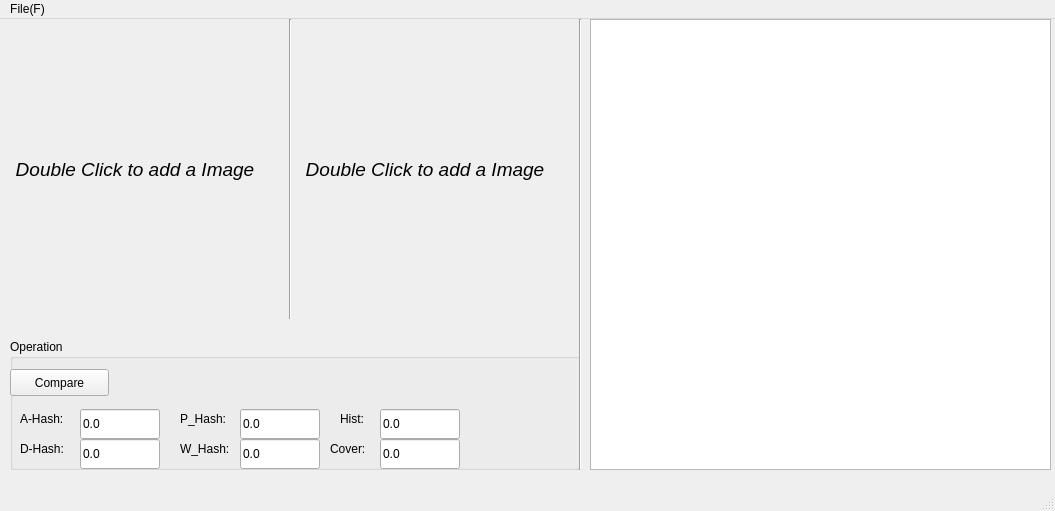
<?xml version="1.0" encoding="UTF-8"?>
<ui version="4.0">
 <class>MainWindow</class>
 <widget class="QMainWindow" name="MainWindow">
  <property name="geometry">
   <rect>
    <x>0</x>
    <y>0</y>
    <width>1055</width>
    <height>511</height>
   </rect>
  </property>
  <property name="windowTitle">
   <string>MainWindow</string>
  </property>
  <widget class="QWidget" name="centralwidget">
   <widget class="QGroupBox" name="groupBox">
    <property name="geometry">
     <rect>
      <x>10</x>
      <y>320</y>
      <width>571</width>
      <height>131</height>
     </rect>
    </property>
    <property name="title">
     <string>Operation</string>
    </property>
    <widget class="QPushButton" name="Compare_btn">
     <property name="geometry">
      <rect>
       <x>0</x>
       <y>30</y>
       <width>99</width>
       <height>27</height>
      </rect>
     </property>
     <property name="text">
      <string>Compare</string>
     </property>
    </widget>
    <widget class="QLabel" name="a_hash_lab">
     <property name="geometry">
      <rect>
       <x>10</x>
       <y>70</y>
       <width>60</width>
       <height>20</height>
      </rect>
     </property>
     <property name="text">
      <string>A-Hash:</string>
     </property>
    </widget>
    <widget class="QLabel" name="d_hash_lab">
     <property name="geometry">
      <rect>
       <x>10</x>
       <y>100</y>
       <width>60</width>
       <height>20</height>
      </rect>
     </property>
     <property name="text">
      <string>D-Hash:</string>
     </property>
    </widget>
    <widget class="QLabel" name="p_hash_lab">
     <property name="geometry">
      <rect>
       <x>170</x>
       <y>70</y>
       <width>60</width>
       <height>20</height>
      </rect>
     </property>
     <property name="text">
      <string>P_Hash:</string>
     </property>
    </widget>
    <widget class="QLabel" name="hist_lab">
     <property name="geometry">
      <rect>
       <x>330</x>
       <y>70</y>
       <width>60</width>
       <height>20</height>
      </rect>
     </property>
     <property name="text">
      <string>Hist:</string>
     </property>
    </widget>
    <widget class="QLabel" name="w_hash_lab">
     <property name="geometry">
      <rect>
       <x>170</x>
       <y>100</y>
       <width>60</width>
       <height>20</height>
      </rect>
     </property>
     <property name="text">
      <string>W_Hash:</string>
     </property>
    </widget>
    <widget class="QLineEdit" name="a_hash">
     <property name="geometry">
      <rect>
       <x>70</x>
       <y>70</y>
       <width>80</width>
       <height>30</height>
      </rect>
     </property>
     <property name="text">
      <string>0.0</string>
     </property>
    </widget>
    <widget class="QLineEdit" name="w_hash">
     <property name="geometry">
      <rect>
       <x>230</x>
       <y>100</y>
       <width>80</width>
       <height>30</height>
      </rect>
     </property>
     <property name="text">
      <string>0.0</string>
     </property>
    </widget>
    <widget class="QLineEdit" name="hist_sim">
     <property name="geometry">
      <rect>
       <x>370</x>
       <y>70</y>
       <width>80</width>
       <height>30</height>
      </rect>
     </property>
     <property name="text">
      <string>0.0</string>
     </property>
    </widget>
    <widget class="QLineEdit" name="p_hash">
     <property name="geometry">
      <rect>
       <x>230</x>
       <y>70</y>
       <width>80</width>
       <height>30</height>
      </rect>
     </property>
     <property name="text">
      <string>0.0</string>
     </property>
    </widget>
    <widget class="QLineEdit" name="d_hash">
     <property name="geometry">
      <rect>
       <x>70</x>
       <y>100</y>
       <width>80</width>
       <height>30</height>
      </rect>
     </property>
     <property name="text">
      <string>0.0</string>
     </property>
    </widget>
    <widget class="QLabel" name="cover_percent_lab">
     <property name="geometry">
      <rect>
       <x>320</x>
       <y>100</y>
       <width>60</width>
       <height>20</height>
      </rect>
     </property>
     <property name="text">
      <string>Cover:</string>
     </property>
    </widget>
    <widget class="QLineEdit" name="cover_percent">
     <property name="geometry">
      <rect>
       <x>370</x>
       <y>100</y>
       <width>80</width>
       <height>30</height>
      </rect>
     </property>
     <property name="text">
      <string>0.0</string>
     </property>
    </widget>
   </widget>
   <widget class="QGraphicsView" name="comapre_result">
    <property name="geometry">
     <rect>
      <x>590</x>
      <y>0</y>
      <width>461</width>
      <height>451</height>
     </rect>
    </property>
    <property name="mouseTracking">
     <bool>true</bool>
    </property>
   </widget>
   <widget class="Line" name="line_tar">
    <property name="geometry">
     <rect>
      <x>570</x>
      <y>0</y>
      <width>20</width>
      <height>451</height>
     </rect>
    </property>
    <property name="orientation">
     <enum>Qt::Vertical</enum>
    </property>
   </widget>
   <widget class="Line" name="line_src">
    <property name="geometry">
     <rect>
      <x>280</x>
      <y>0</y>
      <width>21</width>
      <height>300</height>
     </rect>
    </property>
    <property name="orientation">
     <enum>Qt::Vertical</enum>
    </property>
   </widget>
   <widget class="QLabel" name="src_img_lab">
    <property name="geometry">
     <rect>
      <x>0</x>
      <y>0</y>
      <width>270</width>
      <height>300</height>
     </rect>
    </property>
    <property name="font">
     <font>
      <pointsize>14</pointsize>
      <italic>true</italic>
     </font>
    </property>
    <property name="mouseTracking">
     <bool>true</bool>
    </property>
    <property name="acceptDrops">
     <bool>true</bool>
    </property>
    <property name="layoutDirection">
     <enum>Qt::LeftToRight</enum>
    </property>
    <property name="autoFillBackground">
     <bool>false</bool>
    </property>
    <property name="text">
     <string>Double Click to add a Image</string>
    </property>
    <property name="scaledContents">
     <bool>true</bool>
    </property>
    <property name="alignment">
     <set>Qt::AlignCenter</set>
    </property>
    <property name="wordWrap">
     <bool>false</bool>
    </property>
   </widget>
   <widget class="QLabel" name="tar_img_lab">
    <property name="geometry">
     <rect>
      <x>290</x>
      <y>0</y>
      <width>270</width>
      <height>300</height>
     </rect>
    </property>
    <property name="font">
     <font>
      <pointsize>14</pointsize>
      <italic>true</italic>
     </font>
    </property>
    <property name="mouseTracking">
     <bool>true</bool>
    </property>
    <property name="layoutDirection">
     <enum>Qt::LeftToRight</enum>
    </property>
    <property name="text">
     <string>Double Click to add a Image</string>
    </property>
    <property name="alignment">
     <set>Qt::AlignCenter</set>
    </property>
   </widget>
   <widget class="QWidget" name="widget" native="true">
    <property name="geometry">
     <rect>
      <x>700</x>
      <y>170</y>
      <width>120</width>
      <height>80</height>
     </rect>
    </property>
   </widget>
  </widget>
  <widget class="QMenuBar" name="menubar">
   <property name="geometry">
    <rect>
     <x>0</x>
     <y>0</y>
     <width>1055</width>
     <height>31</height>
    </rect>
   </property>
   <widget class="QMenu" name="menuImage_Comparasion">
    <property name="title">
     <string>File(F)</string>
    </property>
    <addaction name="actionOpen"/>
    <addaction name="separator"/>
    <addaction name="actionExit"/>
   </widget>
   <addaction name="menuImage_Comparasion"/>
  </widget>
  <widget class="QStatusBar" name="statusbar"/>
  <action name="actionOpen">
   <property name="text">
    <string>Open</string>
   </property>
  </action>
  <action name="actionExit">
   <property name="text">
    <string>Exit</string>
   </property>
  </action>
 </widget>
 <resources/>
 <connections/>
</ui>
